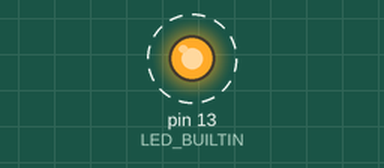
This sketch was run on a simulated Arduino Uno, built with avr-gcc and run on an emulated ATmega328P. On the bench: output pins drawn as LEDs (lit = HIGH). Dashed ring = blinking.

Above: at 0.1 s.
Timing chart, 0 to 3.0 s (numbered marks = the images above):
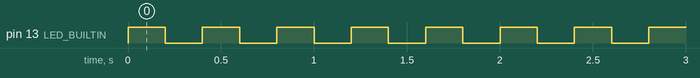

The sketch:

blink.ino
```cpp
// C++ code
//
void setup()
{
  pinMode(LED_BUILTIN, OUTPUT);
}

void loop()
{
  digitalWrite(LED_BUILTIN, HIGH);
  delay(200); // Wait for 1000 millisecond(s)
  digitalWrite(LED_BUILTIN, LOW);
  delay(200); // Wait for 1000 millisecond(s)
}
```

Measured:
- by itself, pin 13 (LED_BUILTIN): alternates HIGH for 0.20 s and LOW for 0.20 s
